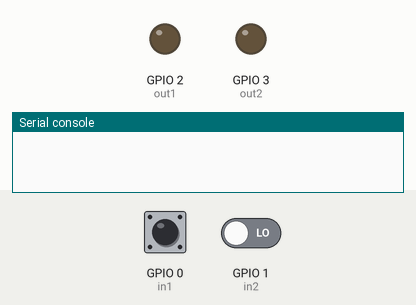
Simulated run of this program. Board: ESP32 board running MicroPython. On the bench: output pins drawn as LEDs (lit = HIGH), the last lines printed to the serial console. The inputs (shaded band) are chosen by the test bench; at power-on: GPIO 1 (in2) LOW, GPIO 0 (in1) HIGH.

Above: at 1.2 s.
1.3 s: GPIO 1 (in2) driven HIGH
At 2.1 s:
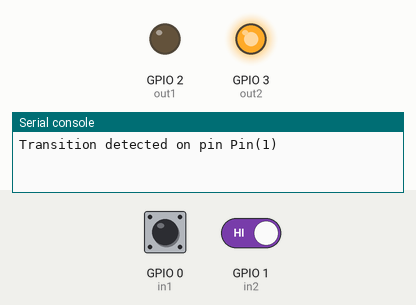
2.8 s: GPIO 1 (in2) driven LOW
At 3.3 s:
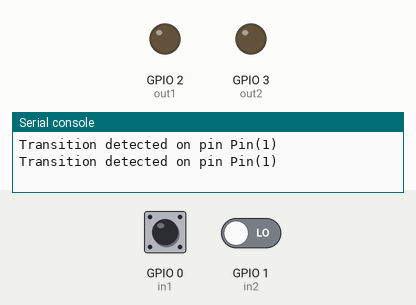
4.3 s: GPIO 0 (in1) pulsed LOW 5 times (0.12 s each, 0.3 s apart)
At 6.1 s:
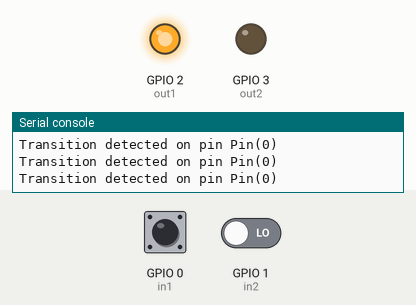
7.3 s: GPIO 1 (in2) driven HIGH
At 7.9 s:
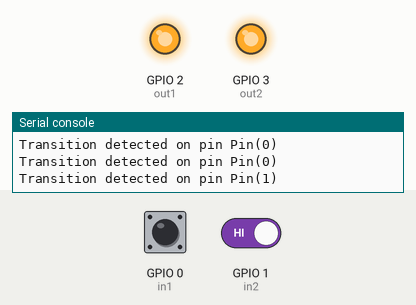
Timing chart, 0 to 9.8 s (numbered marks = the images above; inputs shaded):
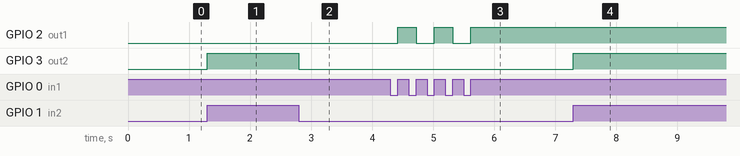

The program:

blink_callback_dictionary.py
```python
# blink_callback_dictionary.py
#
# Use a dictionary to relate two input and output pins.
# Flip the state of an output pin when the
# corresponding input pin sees a transition.
#
# ESP32-C3


from machine import Pin

# Define input pins:
in1 = Pin(0, Pin.IN)
in2 = Pin(1, Pin.IN)

# Define output pins:
out1 = Pin(2, Pin.OUT)
out2 = Pin(3, Pin.OUT)

# relate input/output pins using a dictionary:
pins =  {in1:out1, in2:out2}

# Define a callback function:
def myCallback(p):
    print(f'Transition detected on pin {p}')
    pin = pins[p]  # find the output Pin from the dictionary
    pin.value(int(not pin.value()))   # flip the pin state

# Execute myCallback() if pin 1 goes HIGH:
in1.irq(handler=myCallback, trigger=Pin.IRQ_RISING)

# Execute myCallback() if pin 2 goes either LOW or HIGH:
in2.irq(handler=myCallback, trigger=(Pin.IRQ_FALLING | Pin.IRQ_RISING))

try:
    while True:
        pass
except KeyboardInterrupt:
    print('Exiting\n')
```

Measured:
- after the input at 1.3 s, GPIO 3 (out2): LOW → HIGH at once
- after the input at 2.8 s, GPIO 3 (out2): HIGH → LOW at once
- after the input at 4.3 s, GPIO 2 (out1): alternates HIGH for 0.30 s and LOW for 0.30 s, 5 changes in all, then stays HIGH, starting after 0.12 s
- after the input at 7.3 s, GPIO 3 (out2): LOW → HIGH at once
